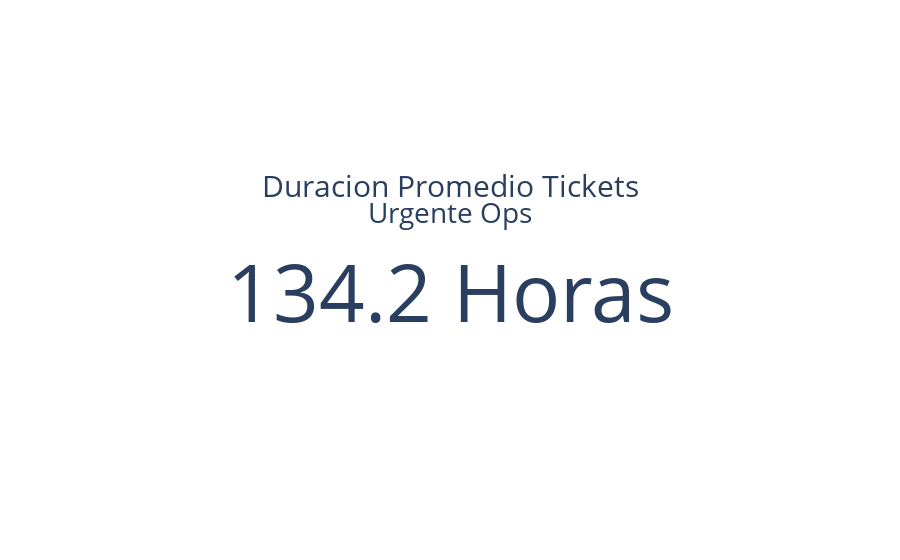

The notebook cell this image was saved under:
### Code cell
# Tarjeta que muestra la duracion promedio de los tickets urgente recibidos por Operaciones

fig = go.Figure()

fig.add_trace(go.Indicator(
    mode = "number",
    value = tickets_ops_time[tickets_ops_time['t_resuelto'] == True].describe()['Duracion_Ticket_horas']['mean'],
    number = {'suffix' : ' Horas'},
    title = {"text": "<span style='font-size:1.5em'>Duracion Promedio Tickets</span><br><span style='font-size:1.4em'>Urgente Ops</span><br>"},
    domain = {'x': [1, 1], 'y': [1, 1]}))

### Figure 1 — Plotly figure (JSON) as saved in the notebook; plotly's stock layout.template omitted (floating-point values rounded to 4 significant figures)
{"data": [{"domain": {"x": [1, 1], "y": [1, 1]}, "mode": "number", "number": {"suffix": " Horas"}, "title": {"text": "<span style='font-size:1.5em'>Duracion Promedio Tickets</span><br><span style='font-size:1.4em'>Urgente Ops</span><br>"}, "type": "indicator", "value": 134.2}], "layout": {}}
